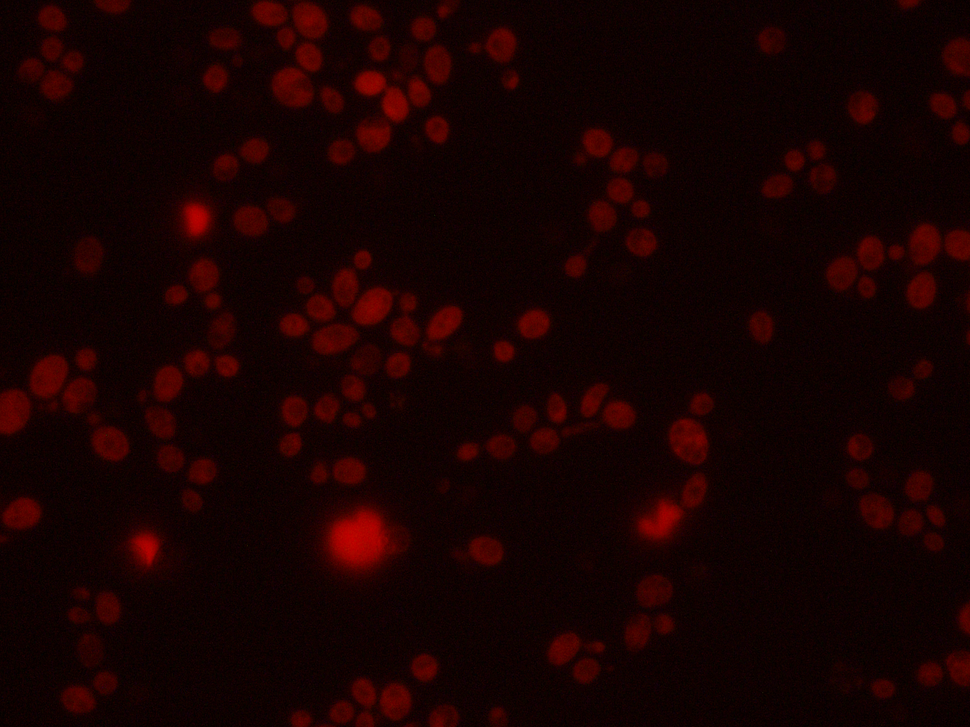
#> input picture sample_images/3f.tif, 970 x 727 px, shrunk from 1280 x 960 before the run
$ python pi_dead_cell_counter.py   (Python 2 division)
#> lines starting #> are read from the running program, lines starting #| are printed output that depends on the picture
import cv2
import numpy as np
import math
'''
Read this
https://stackoverflow.com/questions/42206042/ellipse-detection-in-opencv-python
'''

def get_circles_img(img, r_min, r_max):
	orig_img = img
	img = cv2.medianBlur(img,5)
	# img = cv2.GaussianBlur(img,(5,5),0)
	img = cv2.bilateralFilter(img,9,75,75)
	cimg = cv2.cvtColor(orig_img,cv2.COLOR_GRAY2BGR)
	circles = cv2.HoughCircles(img,cv2.HOUGH_GRADIENT,1,20,param1=50,param2=30,minRadius=r_min,maxRadius=r_max)
	circles = np.uint16(np.around(circles))
	for i in circles[0,:]:
	    # draw the outer circle
	    cv2.circle(cimg,(i[0],i[1]),i[2],(0,255,0),2)
	    # draw the center of the circle
	    cv2.circle(cimg,(i[0],i[1]),2,(0,0,255),3)
	return cimg, len(circles[0,:])

def get_bitmap(img):
	x, y, _ = img.shape
	thresh = np.zeros((3, x, y))
	bitmap_img = np.zeros((x, y))
	for i in range(0,3):
		ret,thresh[i] = cv2.threshold(img[:,:,i],60,255,cv2.THRESH_BINARY)
		if np.array_equal(thresh[i], np.zeros((x, y))):
			print "Empty"
		else:
			print "Not Empty"
			# bitmap_img = thresh[i]
			bitmap_img = img[:,:,i]
	return bitmap_img

def get_labelled_fluorescent_img(path_to_read):
#> called with path_to_read = 'sample_images/3f.tif'
	img = cv2.imread(path_to_read, cv2.IMREAD_UNCHANGED)
#> img is the input picture: shape (727, 970, 3); mean B, G, R 0.9, 1.5, 23.9
	x, y, _ = img.shape
#> x = 727; y = 970
	bitmap_img = get_bitmap(img)
#> the loop in get_bitmap, `for i in range(0,3):` made 3 passes
#> pass 3, in get_bitmap, `bitmap_img = img[:,:,i]`:
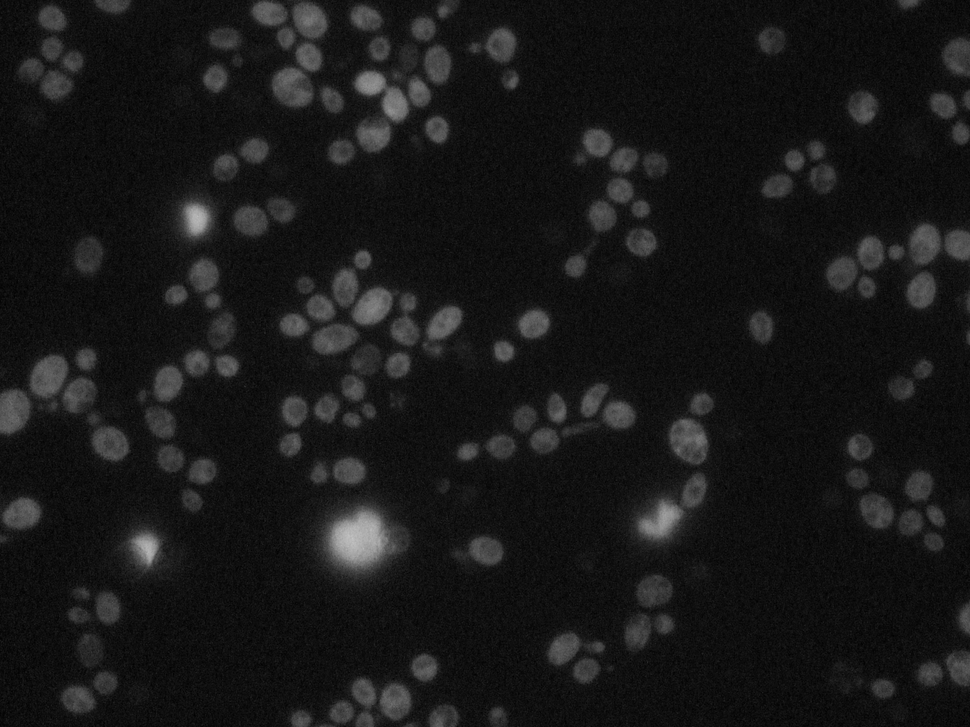
#> bitmap_img: shape (727, 970); min 0, max 197, mean 23.9
	# blur_bitmap = cv2.blur(bitmap_img,(5,5))
	blur_bitmap = cv2.GaussianBlur(bitmap_img,(7,7),0)
	# blur_bitmap = np.array(blur_bitmap * 255, dtype = np.uint8)

	r_min = 10
	r_max = 50
	print r_min, r_max
	cimg, detected_circ_no = get_circles_img(blur_bitmap, r_min, r_max)
#> in get_circles_img, `circles = cv2.HoughCircles(img,cv2.HOUGH_GRADIENT,1,20,param1=50,param..`: circles = 14 rows, first 8: [436.5, 127.5, 11.4], [356.5, 535.5, 26.8], [422.5, 28.5, 11.1], [254.5, 149.5, 13], [585.5, 670.5, 12.5], [619.5, 189.5, 12.1], [202.5, 470.5, 12.2], [535.5, 322.5, 13.2]
#> in get_circles_img, `circles = np.uint16(np.around(circles))`: circles = 14 rows, first 8: [436, 128, 11], [356, 536, 27], [422, 28, 11], [254, 150, 13], [586, 670, 12], [620, 190, 12], [202, 470, 12], [536, 322, 13]
#> the loop in get_circles_img, `for i in circles[0,:]:` made 14 passes
#> i on passes 1 to 12: [436, 128, 11], [356, 536, 27], [422, 28, 11], [254, 150, 13], [586, 670, 12], [620, 190, 12], [202, 470, 12], [536, 322, 13], [214, 78, 12], [424, 668, 12], [398, 364, 12], [112, 444, 16]
#> after the loop in get_circles_img, `for i in circles[0,:]:`:
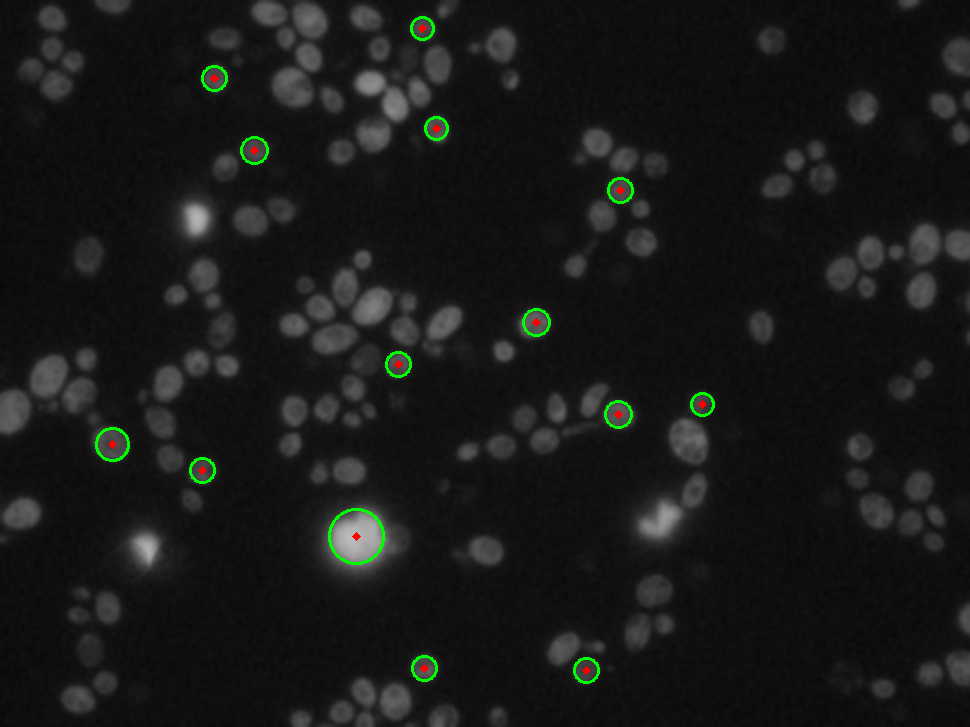
#> cimg: shape (727, 970, 3); mean B, G, R 23.6, 24.8, 23.8
#> detected_circ_no = 14
	return cimg, detected_circ_no

	# [6 lines of commented-out code are left out]
path_to_read = 'sample_images/3f.tif'
cimg, detected_circ_no = get_labelled_fluorescent_img(path_to_read)
#> detected_circ_no = 14


cv2.imshow('detected circles = ' + str(detected_circ_no), cimg)
cv2.waitKey(0)
cv2.destroyAllWindows()

$ run again, with sample_images/6fr.tif copied over sample_images/3f.tif
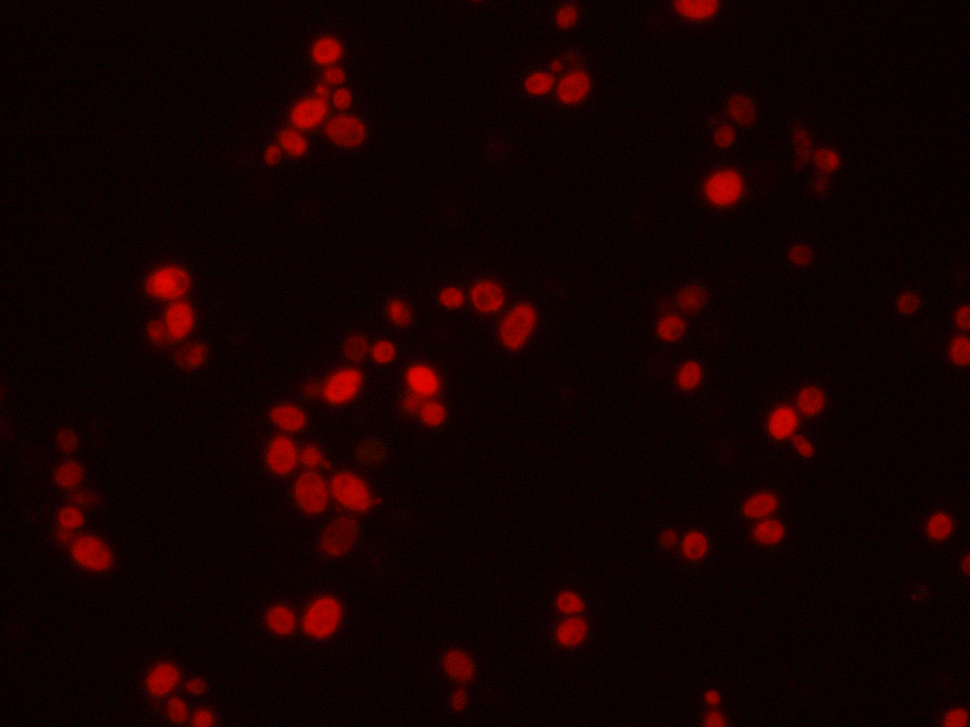
#> input picture sample_images/6fr.tif, 970 x 727 px, shrunk from 1280 x 960 before the run
#> in get_labelled_fluorescent_img, img is the input picture: shape (727, 970, 3); mean B, G, R 0.9, 1.2, 20.6
#> the loop in get_bitmap, `for i in range(0,3):` made 3 passes
#> pass 3, in get_bitmap, `bitmap_img = img[:,:,i]`:
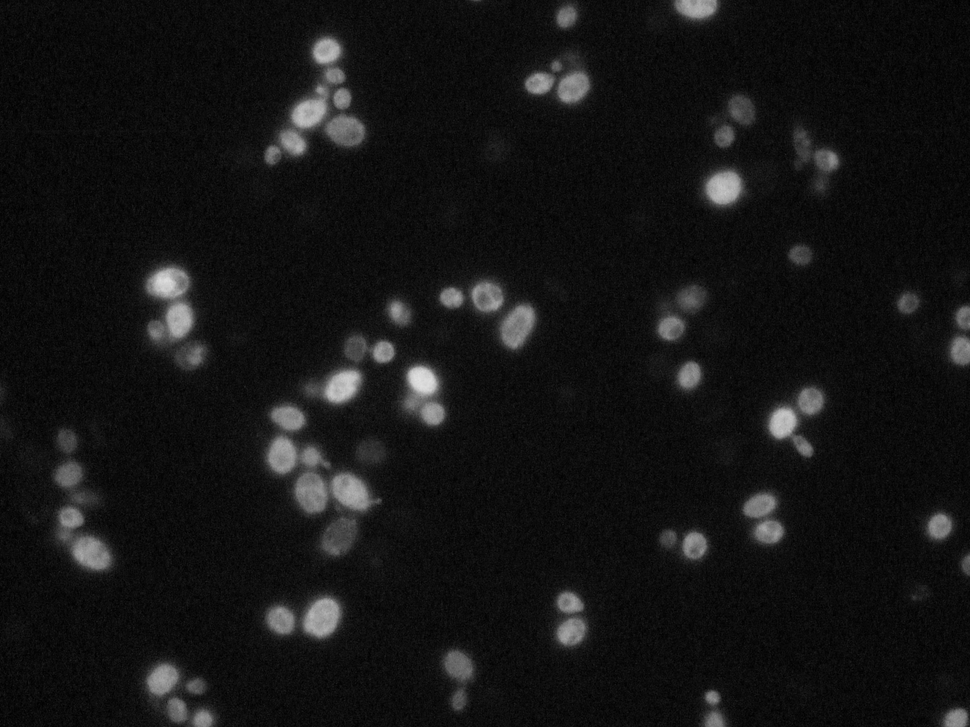
#> bitmap_img: shape (727, 970); min 0, max 224, mean 20.6
#> in get_circles_img, `circles = cv2.HoughCircles(img,cv2.HOUGH_GRADIENT,1,20,param1=50,param..`: circles = 13 rows, first 8: [723.5, 186.5, 17.4], [693.5, 545.5, 13], [383.5, 351.5, 10.35], [432.5, 412.5, 11.8], [783.5, 420.5, 12.5], [809.5, 400.5, 13.4], [326.5, 51.5, 13], [938.5, 525.5, 12.8]
#> in get_circles_img, `circles = np.uint16(np.around(circles))`: circles = 13 rows, first 8: [724, 186, 17], [694, 546, 13], [384, 352, 10], [432, 412, 12], [784, 420, 12], [810, 400, 13], [326, 52, 13], [938, 526, 13]
#> the loop in get_circles_img, `for i in circles[0,:]:` made 13 passes
#> after the loop in get_circles_img, `for i in circles[0,:]:`:
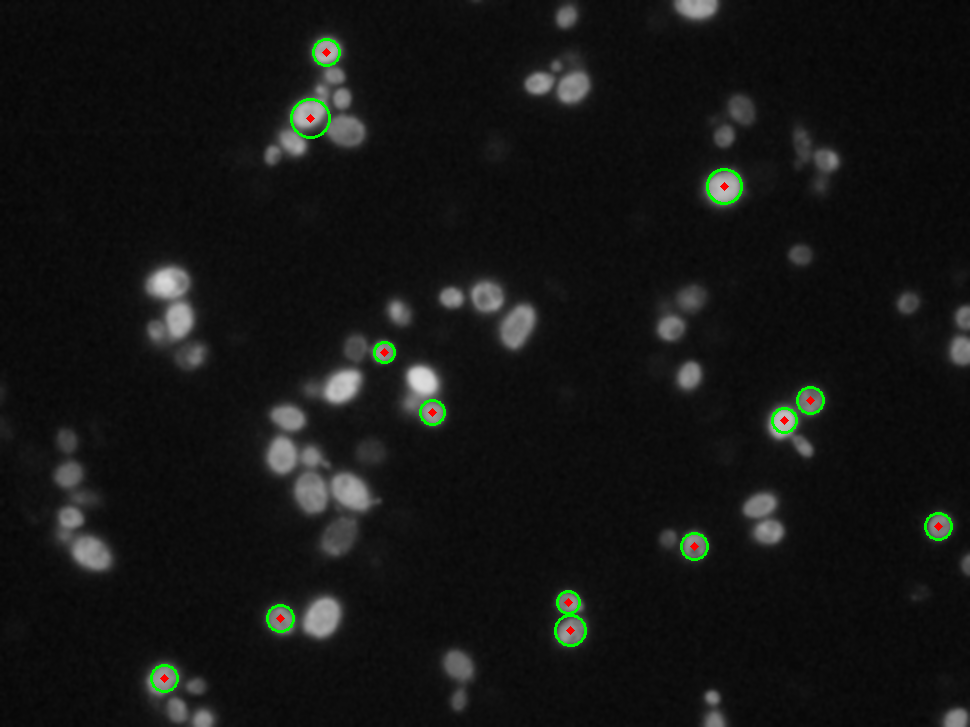
#> cimg: shape (727, 970, 3); mean B, G, R 20.1, 21.2, 20.3
#> in get_labelled_fluorescent_img, `cimg, detected_circ_no = get_circles_img(blur_bitmap, r_min, r_max)`: detected_circ_no = 13
